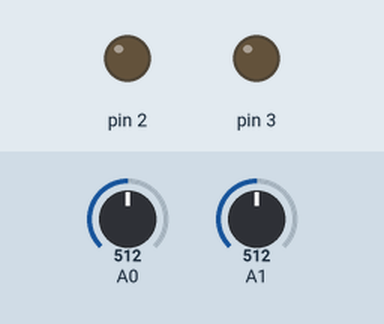
Simulated run of this sketch. Board: Arduino Uno, built with avr-gcc and run on an emulated ATmega328P. Parts: output pins drawn as LEDs (lit = HIGH). The inputs (shaded band) are chosen by the test bench; at power-on: A0 = 512, A1 = 512.

Above: at 1.2 s.
1.3 s: A0 set to 0
At 2.5 s:
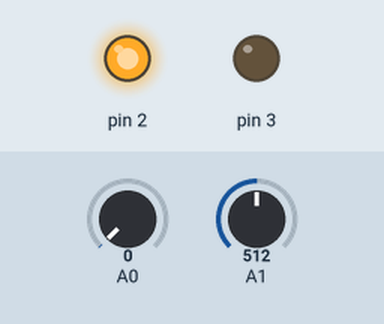
2.8 s: A1 set to 0
At 4.3 s:
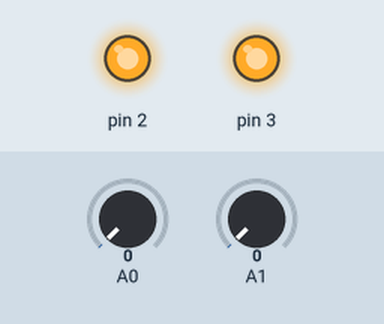
5.8 s: A0 set to 122
At 7.0 s:
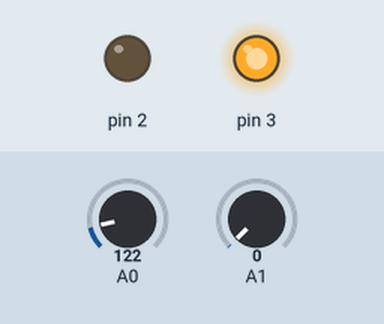
8.8 s: A1 set to 122
At 10.1 s:
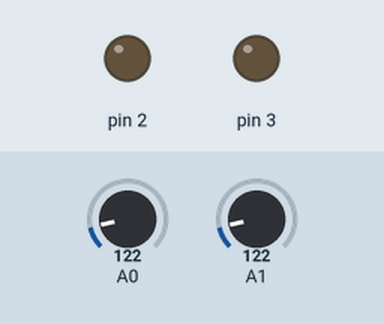
Timing chart, 0 to 11.3 s (numbered marks = the images above; inputs shaded):
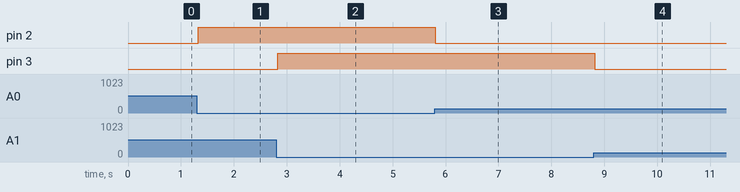

Measured:
- after the input at 1.3 s, pin 2: LOW → HIGH at once
- after the input at 2.8 s, pin 3: LOW → HIGH at once
- after the input at 5.8 s, pin 2: HIGH → LOW at once
- after the input at 8.8 s, pin 3: HIGH → LOW at once

The sketch:

InputTimeInterrupt.ino
```cpp
bool A_STATE = true;
bool B_STATE = true;

void setup() {
  pinMode(2, OUTPUT);
  pinMode(3, OUTPUT);
  pinMode(A0, INPUT);
  pinMode(A1, INPUT);

  cli();                            // Stop interrupts for till we make the settings

  //Timer 1 (interrupt each 50ms)
  TCCR1A = 0;            // Reset entire TCCR1A to 0
  TCCR1B = 0;            // Reset entire TCCR1B to 0
  TCCR1A |= B00000111;

  TCCR1B |= B00000100;   // Set CS12 to 1 so we get prescalar 256
  TIMSK1 |= B00000110;   // Set OCIE1A and OCIE1B to 1 so we enable compare match A and B
  sei();

}

void loop() {
  OCR1A = map(analogRead(A0),0,1024,1000,2000);
  OCR1B = map(analogRead(A1),0,1024,1000,2000);
  // OCR1A = 1200;
  // OCR1B = 5000;
}

ISR(TIMER1_COMPA_vect){
  A_STATE = !A_STATE;           // Invert the state of Led
  digitalWrite(2, A_STATE);      // Write new state to the LED on pin D5
}


ISR(TIMER1_COMPB_vect){
  B_STATE = !B_STATE;           // Invert the state of Led
  digitalWrite(3, B_STATE);      // Write new state to the LED on pin D5
}


//Frequency is same, but width is changing with change in voltage?
// More precision as analogWrite has only a precision of 8bits, that is 0-255 but here we ahve a precision of 16bit, 0-65535
```
